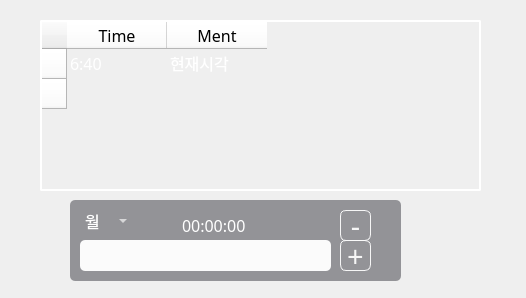
<?xml version="1.0" encoding="UTF-8"?>
<ui version="4.0">
 <class>Dialog</class>
 <widget class="QDialog" name="Dialog">
  <property name="geometry">
   <rect>
    <x>0</x>
    <y>0</y>
    <width>526</width>
    <height>298</height>
   </rect>
  </property>
  <property name="windowTitle">
   <string>Dialog</string>
  </property>
  <property name="styleSheet">
   <string notr="true">background:url(:/img/resources/subbg.jpg);</string>
  </property>
  <widget class="QTableWidget" name="tableWidget">
   <property name="geometry">
    <rect>
     <x>40</x>
     <y>20</y>
     <width>441</width>
     <height>171</height>
    </rect>
   </property>
   <property name="font">
    <font>
     <family>나눔스퀘어 Light</family>
     <pointsize>12</pointsize>
    </font>
   </property>
   <property name="styleSheet">
    <string notr="true">QTableWidget
{
color:white;
border:2px solid white;
border-radius:2px;
background:transparent;
selection-background-color:white;
selection-color:black;
}
QTableWidget QHeaderView::section{
background:white;
color:black;
outline:0px;
}
</string>
   </property>
   <attribute name="verticalHeaderVisible">
    <bool>true</bool>
   </attribute>
   <row>
    <property name="text">
     <string>     </string>
    </property>
   </row>
   <row>
    <property name="text">
     <string>     </string>
    </property>
   </row>
   <column>
    <property name="text">
     <string>Time</string>
    </property>
   </column>
   <column>
    <property name="text">
     <string>Ment</string>
    </property>
   </column>
   <item row="0" column="0">
    <property name="text">
     <string>6:40</string>
    </property>
   </item>
   <item row="0" column="1">
    <property name="text">
     <string>현재시각</string>
    </property>
   </item>
  </widget>
  <widget class="QCheckBox" name="checkBox">
   <property name="geometry">
    <rect>
     <x>50</x>
     <y>50</y>
     <width>16</width>
     <height>16</height>
    </rect>
   </property>
   <property name="styleSheet">
    <string notr="true">background:transparent
</string>
   </property>
   <property name="text">
    <string/>
   </property>
  </widget>
  <widget class="QCheckBox" name="checkBox_2">
   <property name="geometry">
    <rect>
     <x>50</x>
     <y>80</y>
     <width>16</width>
     <height>16</height>
    </rect>
   </property>
   <property name="styleSheet">
    <string notr="true">background:transparent
</string>
   </property>
   <property name="text">
    <string/>
   </property>
  </widget>
  <widget class="QFrame" name="frame_7">
   <property name="geometry">
    <rect>
     <x>70</x>
     <y>200</y>
     <width>331</width>
     <height>81</height>
    </rect>
   </property>
   <property name="styleSheet">
    <string notr="true">background:rgba(5,5,15,100);
border-radius : 5px</string>
   </property>
   <property name="frameShape">
    <enum>QFrame::StyledPanel</enum>
   </property>
   <property name="frameShadow">
    <enum>QFrame::Raised</enum>
   </property>
   <widget class="QLineEdit" name="brdcstEdit_2">
    <property name="geometry">
     <rect>
      <x>10</x>
      <y>40</y>
      <width>251</width>
      <height>31</height>
     </rect>
    </property>
    <property name="styleSheet">
     <string notr="true">background:rgba(255,255,255,245)
</string>
    </property>
    <property name="text">
     <string/>
    </property>
   </widget>
   <widget class="QPushButton" name="addBrdcst">
    <property name="geometry">
     <rect>
      <x>270</x>
      <y>40</y>
      <width>31</width>
      <height>31</height>
     </rect>
    </property>
    <property name="font">
     <font>
      <family>나눔스퀘어 Light</family>
      <pointsize>22</pointsize>
      <weight>50</weight>
      <bold>false</bold>
     </font>
    </property>
    <property name="styleSheet">
     <string notr="true">border:1px solid rgba(250,250,250,245);
border-radius:6px;
background:transparent;
color:rgba(250,250,250,245);</string>
    </property>
    <property name="text">
     <string>+</string>
    </property>
   </widget>
   <widget class="QTimeEdit" name="brdcstTime_2">
    <property name="geometry">
     <rect>
      <x>110</x>
      <y>10</y>
      <width>121</width>
      <height>31</height>
     </rect>
    </property>
    <property name="font">
     <font>
      <family>나눔스퀘어</family>
      <pointsize>12</pointsize>
     </font>
    </property>
    <property name="styleSheet">
     <string notr="true">background:transparent;
color:white;
selection-background-color: transparent;
selection-color:white</string>
    </property>
    <property name="currentSection">
     <enum>QDateTimeEdit::AmPmSection</enum>
    </property>
   </widget>
   <widget class="QComboBox" name="comboBox_2">
    <property name="geometry">
     <rect>
      <x>10</x>
      <y>10</y>
      <width>51</width>
      <height>22</height>
     </rect>
    </property>
    <property name="palette">
     <palette>
      <active>
       <colorrole role="WindowText">
        <brush brushstyle="SolidPattern">
         <color alpha="255">
          <red>255</red>
          <green>255</green>
          <blue>255</blue>
         </color>
        </brush>
       </colorrole>
       <colorrole role="Button">
        <brush brushstyle="SolidPattern">
         <color alpha="0">
          <red>0</red>
          <green>0</green>
          <blue>0</blue>
         </color>
        </brush>
       </colorrole>
       <colorrole role="Text">
        <brush brushstyle="SolidPattern">
         <color alpha="255">
          <red>255</red>
          <green>255</green>
          <blue>255</blue>
         </color>
        </brush>
       </colorrole>
       <colorrole role="ButtonText">
        <brush brushstyle="SolidPattern">
         <color alpha="255">
          <red>255</red>
          <green>255</green>
          <blue>255</blue>
         </color>
        </brush>
       </colorrole>
       <colorrole role="Base">
        <brush brushstyle="SolidPattern">
         <color alpha="0">
          <red>0</red>
          <green>0</green>
          <blue>0</blue>
         </color>
        </brush>
       </colorrole>
       <colorrole role="Window">
        <brush brushstyle="SolidPattern">
         <color alpha="0">
          <red>0</red>
          <green>0</green>
          <blue>0</blue>
         </color>
        </brush>
       </colorrole>
       <colorrole role="Highlight">
        <brush brushstyle="SolidPattern">
         <color alpha="255">
          <red>255</red>
          <green>255</green>
          <blue>0</blue>
         </color>
        </brush>
       </colorrole>
       <colorrole role="HighlightedText">
        <brush brushstyle="SolidPattern">
         <color alpha="255">
          <red>255</red>
          <green>0</green>
          <blue>0</blue>
         </color>
        </brush>
       </colorrole>
       <colorrole role="Link">
        <brush brushstyle="SolidPattern">
         <color alpha="255">
          <red>165</red>
          <green>117</green>
          <blue>20</blue>
         </color>
        </brush>
       </colorrole>
       <colorrole role="AlternateBase">
        <brush brushstyle="SolidPattern">
         <color alpha="255">
          <red>170</red>
          <green>255</green>
          <blue>0</blue>
         </color>
        </brush>
       </colorrole>
      </active>
      <inactive>
       <colorrole role="WindowText">
        <brush brushstyle="SolidPattern">
         <color alpha="255">
          <red>255</red>
          <green>255</green>
          <blue>255</blue>
         </color>
        </brush>
       </colorrole>
       <colorrole role="Button">
        <brush brushstyle="SolidPattern">
         <color alpha="0">
          <red>0</red>
          <green>0</green>
          <blue>0</blue>
         </color>
        </brush>
       </colorrole>
       <colorrole role="Text">
        <brush brushstyle="SolidPattern">
         <color alpha="255">
          <red>255</red>
          <green>255</green>
          <blue>255</blue>
         </color>
        </brush>
       </colorrole>
       <colorrole role="ButtonText">
        <brush brushstyle="SolidPattern">
         <color alpha="255">
          <red>255</red>
          <green>255</green>
          <blue>255</blue>
         </color>
        </brush>
       </colorrole>
       <colorrole role="Base">
        <brush brushstyle="SolidPattern">
         <color alpha="0">
          <red>0</red>
          <green>0</green>
          <blue>0</blue>
         </color>
        </brush>
       </colorrole>
       <colorrole role="Window">
        <brush brushstyle="SolidPattern">
         <color alpha="0">
          <red>0</red>
          <green>0</green>
          <blue>0</blue>
         </color>
        </brush>
       </colorrole>
       <colorrole role="Highlight">
        <brush brushstyle="SolidPattern">
         <color alpha="255">
          <red>255</red>
          <green>255</green>
          <blue>0</blue>
         </color>
        </brush>
       </colorrole>
       <colorrole role="HighlightedText">
        <brush brushstyle="SolidPattern">
         <color alpha="255">
          <red>255</red>
          <green>0</green>
          <blue>0</blue>
         </color>
        </brush>
       </colorrole>
       <colorrole role="Link">
        <brush brushstyle="SolidPattern">
         <color alpha="255">
          <red>165</red>
          <green>117</green>
          <blue>20</blue>
         </color>
        </brush>
       </colorrole>
       <colorrole role="AlternateBase">
        <brush brushstyle="SolidPattern">
         <color alpha="255">
          <red>170</red>
          <green>255</green>
          <blue>0</blue>
         </color>
        </brush>
       </colorrole>
      </inactive>
      <disabled>
       <colorrole role="WindowText">
        <brush brushstyle="SolidPattern">
         <color alpha="255">
          <red>255</red>
          <green>255</green>
          <blue>255</blue>
         </color>
        </brush>
       </colorrole>
       <colorrole role="Button">
        <brush brushstyle="SolidPattern">
         <color alpha="0">
          <red>0</red>
          <green>0</green>
          <blue>0</blue>
         </color>
        </brush>
       </colorrole>
       <colorrole role="Text">
        <brush brushstyle="SolidPattern">
         <color alpha="255">
          <red>255</red>
          <green>255</green>
          <blue>255</blue>
         </color>
        </brush>
       </colorrole>
       <colorrole role="ButtonText">
        <brush brushstyle="SolidPattern">
         <color alpha="255">
          <red>255</red>
          <green>255</green>
          <blue>255</blue>
         </color>
        </brush>
       </colorrole>
       <colorrole role="Base">
        <brush brushstyle="SolidPattern">
         <color alpha="0">
          <red>0</red>
          <green>0</green>
          <blue>0</blue>
         </color>
        </brush>
       </colorrole>
       <colorrole role="Window">
        <brush brushstyle="SolidPattern">
         <color alpha="0">
          <red>0</red>
          <green>0</green>
          <blue>0</blue>
         </color>
        </brush>
       </colorrole>
       <colorrole role="Highlight">
        <brush brushstyle="SolidPattern">
         <color alpha="255">
          <red>255</red>
          <green>255</green>
          <blue>0</blue>
         </color>
        </brush>
       </colorrole>
       <colorrole role="HighlightedText">
        <brush brushstyle="SolidPattern">
         <color alpha="255">
          <red>255</red>
          <green>0</green>
          <blue>0</blue>
         </color>
        </brush>
       </colorrole>
       <colorrole role="Link">
        <brush brushstyle="SolidPattern">
         <color alpha="255">
          <red>165</red>
          <green>117</green>
          <blue>20</blue>
         </color>
        </brush>
       </colorrole>
       <colorrole role="AlternateBase">
        <brush brushstyle="SolidPattern">
         <color alpha="255">
          <red>170</red>
          <green>255</green>
          <blue>0</blue>
         </color>
        </brush>
       </colorrole>
      </disabled>
     </palette>
    </property>
    <property name="font">
     <font>
      <family>나눔스퀘어</family>
      <pointsize>12</pointsize>
     </font>
    </property>
    <property name="styleSheet">
     <string notr="true">QComboBox{color:white;
background: transparent;
}
QComboBox QAbstractItemView{
selection-background-color:rgb(214, 182, 105);
color:orange}</string>
    </property>
    <property name="frame">
     <bool>false</bool>
    </property>
    <item>
     <property name="text">
      <string>월</string>
     </property>
    </item>
    <item>
     <property name="text">
      <string>화</string>
     </property>
    </item>
    <item>
     <property name="text">
      <string>수</string>
     </property>
    </item>
    <item>
     <property name="text">
      <string>목</string>
     </property>
    </item>
    <item>
     <property name="text">
      <string>금</string>
     </property>
    </item>
    <item>
     <property name="text">
      <string>토</string>
     </property>
    </item>
    <item>
     <property name="text">
      <string>일</string>
     </property>
    </item>
   </widget>
   <widget class="QPushButton" name="addBrdcst_2">
    <property name="geometry">
     <rect>
      <x>270</x>
      <y>10</y>
      <width>31</width>
      <height>31</height>
     </rect>
    </property>
    <property name="font">
     <font>
      <family>나눔스퀘어 Light</family>
      <pointsize>22</pointsize>
      <weight>50</weight>
      <bold>false</bold>
     </font>
    </property>
    <property name="styleSheet">
     <string notr="true">border:1px solid rgba(250,250,250,245);
border-radius:6px;
background:transparent;
color:rgba(250,250,250,245);</string>
    </property>
    <property name="text">
     <string>-</string>
    </property>
   </widget>
  </widget>
 </widget>
 <resources>
  <include location="resources.qrc"/>
 </resources>
 <connections/>
</ui>
